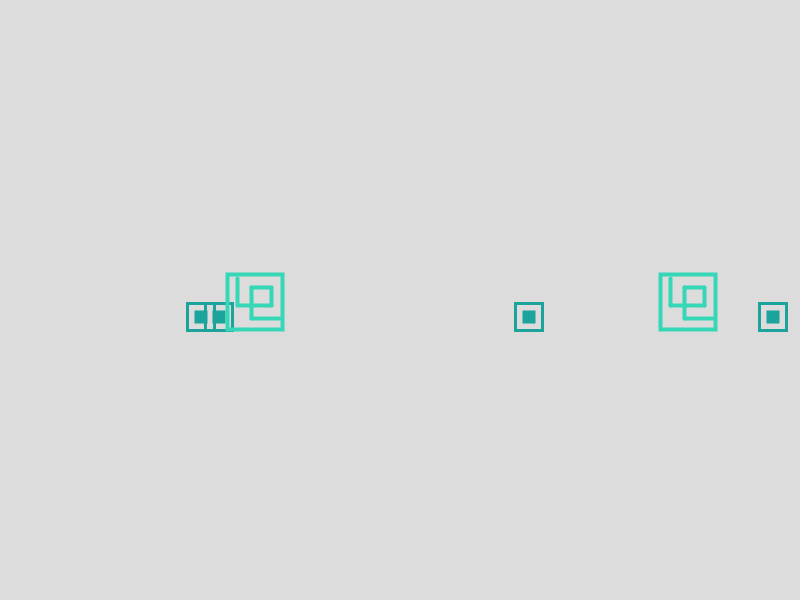
Frame 1 (no input)
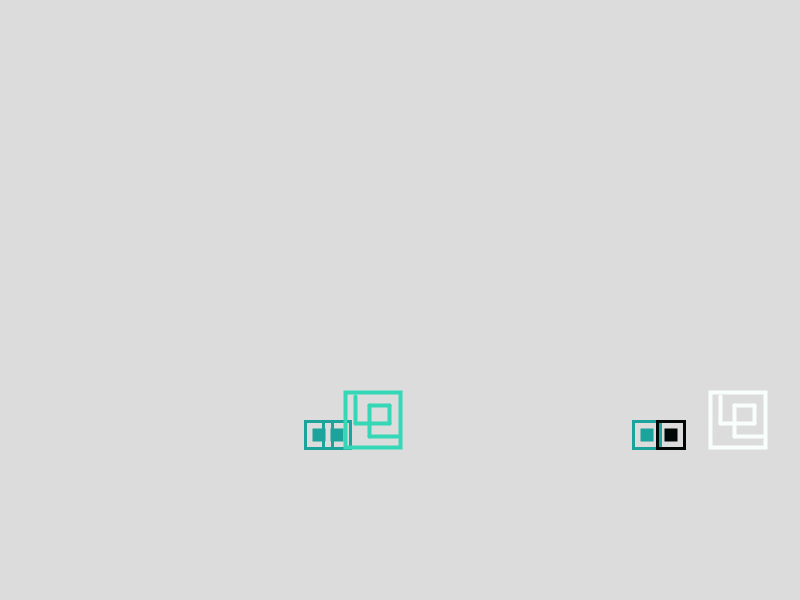
Frame 60 (the mouse pressed at the canvas centre just before this capture)
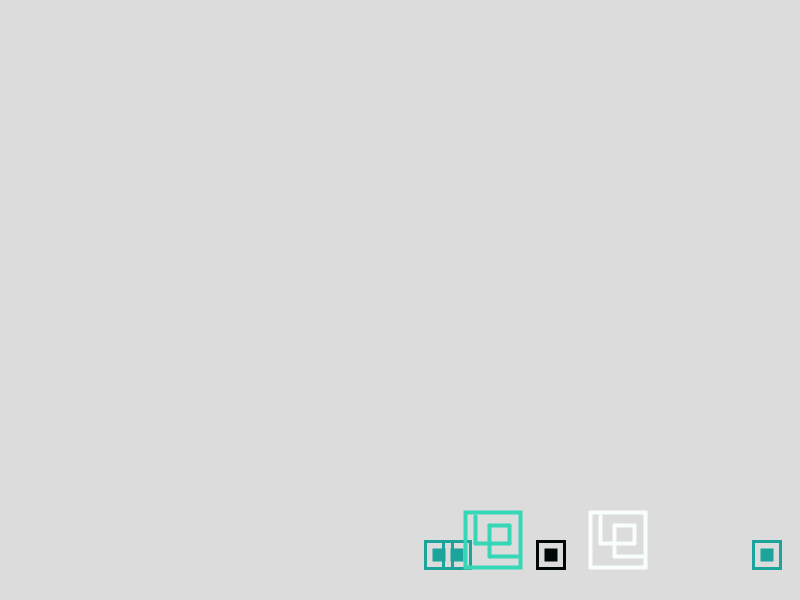
Frame 120 (the mouse held since frame 60 and released just before this capture)

The Processing sketch that drew these frames (run headless with seeded random() and noise(); from frame 60 on, the mouse is pressed at the canvas centre):

// Processing sketch: s07t00elenaerrazuriz
// ── s07t00elenaerrazuriz.pde
//Expresión Digital II - Diseño Digital - UDD - 2016
// M. Elena Errázuriz
//s07t00elenaerrazuriz

/*
El código muestra seis elementos, que rebotan de los
 bordes de la composición cíclicamente. Sus colores van variando luego de cada bote según las tonallidades en degradé
 de dos colores previamente elegidos y determinados por el lerpColor. El código está dividido en dos: la pantalla principal con el void setup y el void draw;
 y una pestaña adjunta, que tiene los elementos que son dibujados compuestos en un class. Éste último es llamado en la pestaña principal para ser dibujado.
 */

Elena[] o = new Elena[4];                                       //Definir array de 4 elementos de un class llamado Elena, con especificación de nombre 'o'
Elena[] p = new Elena[2];                                       //Definir array de 2 elementos de un class llamado Elena, con especificación de nombre 'p'

void setup() {

  size(800, 600);                                               //Tamaño del canvas
  for (int i = 0; i < o.length; i++) {                          //Definir el tamaño de alcance que tiene el array 'o' dentro del canvas
    o[i] = new Elena( (int)random(0, width));                   //Definir que la ellección de elementos dentro del array sean al azar
  }
  for (int j = 0; j < p.length; j ++) {                         //Definir el tamaño de alcance que tiene el array 'p' dentro del canvas
    p[j] = new Elena( (int)random(0, width));                   //Definir que la ellección de elementos dentro del array sean al azar
  }
}

void draw() {

  background(220);                                               //Determinar color de fondo del canvas
  for (int i = 0; i < o.length; i ++) {                          //Para cada valor que toma 'i', y que recorre todo el largo del canvas
    o[i].mover();                                                //va a leer y ejecutar la función de 'mover' dentro del class 'o'
    o[i].borde();                                                //va a leer y ejecutar la función de 'borde' dentro del class 'o'
    o[i].cuadradito(o[i].x + 10, o[i].y + 15);                   //va a leer y ejecutar la función de 'cuadradito' dentro del class 'o', pero alterando los valores previos de 'x' e 'y'
    o[i].cuadrado(o[i].x + 10, o[i].y + 15);                     //va a leer y ejecutar la función de 'cuadrado' dentro del class 'o', pero alterando los valores previos de 'x' e 'y'
  }
  for (int j = 0; j < p.length; j ++) {                          //Para cada valor que toma 'j', y que recorre todo el largo del canvas
    p[j].mover();                                                //va a leer y ejecutar la función de 'mover' dentro del class 'p'                                              
    p[j].borde();                                                //va a leer y ejecutar la función de 'borde' dentro del class 'p' 
    p[j].cGrande();                                              //va a leer y ejecutar la función de 'cGrande' dentro del class 'p' 
    p[j].espiral();                                              //va a leer y ejecutar la función de 'espiral' dentro del class 'p' 
  }
}
// ── Objeto.pde
/*
Ventana adjunta a la función principal. Acá se crea el class, que va a contener todas las variables, funciones, etc, de lo que se quiere dibujar.
La idea es usar la menor cantidad de líneas de código en la ventana general, y sólo cambiar valores específicos en ella cuando es realmente necesario
*/
class Elena {                                                     //Crear un class de un objeto llamado 'Elena'
  int x, y, a, d;                                                 //Declarar variables enteras
  int velx = 2;                                                   //Declarar variable velocidad eje x
  int vely = 2;                                                   //Declarar variable velocidad eje y
  float amt;                                                      //Declarar variable lerpColor

  color bl, ng, tu, sg, c1, c2;                                   //Declarar variables de color

/*
Segmento constructor del class, se escribe todo lo que se va a dibujar
*/
  Elena (int x) {                                                 //Dentro del objeto 'Elena', se van a dibujar los siguientes elementos
    rectMode(CENTER);                                             //Definir que todos los cuadrados se dibujen desde el centro
    d = 60;                                                       //Inicializar variable d
    this.x = x;                                                   //Inicializar variable x, que será afectada por la 'x' declarada en 'Elena' y a su vez por el valor que tome en el void draw
    a = 55;                                                       //Valor tamaño cuadrados
    y = height / 2;                                               //Inicializar variable y

    bl = color(255);                                              //Inicializar variable color
    ng = color(0);                                                //Inicializar variable color
    tu = color(54, 215, 183);                                     //Inicializar variable color
    sg = color(27, 163, 156);                                     //Inicializar variable color
    c1 = tu;                                                      //Inicializar variable color para lerpColor
    c2 = sg;                                                      //Inicializar variable color para lerpColor
  }


  void mover() {
    x += velx;                                                    //Avanzar espacios en x según la variable de velocidad
    y += vely;                                                    //Avanzar espacios en y según la variable de velocidad
  }

  void borde() {
    /*
  Colores en eje X y determinar el margen del canvas para que la figura rebote justo al bordey su velocidad
     */
    if (x > width - d / 2 || x < d / 2) {                         //Si x en las figuras cumple con las condiciones dadas
      velx *= -1;                                                 //la velocidad, cada vez que llega al final, se multiplica por '-', por lo que hace el recorrido de vuelta
      amt = map(x, 0, width, 0, 1);                               //Determinar el comportameinto de la función amt, con sus mínimos y máximos
      c1 = lerpColor(tu, bl, amt);                                //Determinar los dos colores en los cuales se hará el dergradé
      c2 = lerpColor(sg, ng, amt);                                //Determinar los dos colores en los cuales se hará el dergradé
    } 

    /*
  Colores en eje Y y determinar el margen del canvas para que la figura rebote justo al bordey su velocidad
     */
    if ( y > height - d / 2 || y < d / 2) {                       //Si y en las figuras cumple con las condiciones dadas
      vely *= -1;                                                 //la velocidad, cada vez que llega al final, se multiplica por '-', por lo que hace el recorrido de vuelta
      amt = map(x, 0, width, 0, 1);                               //Determinar el comportameinto de la función amt, con sus mínimos y máximos
      c1 = lerpColor(tu, bl, amt);                                //Determinar los dos colores en los cuales se hará el dergradé
      c2 = lerpColor(sg, ng, amt);                                //Determinar los dos colores en los cuales se hará el dergradé
    }
  }

  void cuadradito(int x, int y) {                                 //Función de nombre cuadradito, con dos variables  

    fill(c2);                                                     //función c2 para lerpColor como relleno
    noStroke();                                                   //Figuras sin líneas
    rect(x, y, a / 4, a / 4);                                     //Coordenadas de posición y tamaño para el cuadrado
  }

  void cuadrado(int x, int y) {                                   //Función de nombre cuadrado, con dos variables  

    noFill();                                                     //Figuras sin relleno
    stroke(c2);                                                   //Línea como c2 para la figura
    strokeWeight(3);                                              //con un grosor de 3px
    rect(x, y, a / 2, a / 2);                                     //Coordenadas de posición y tamaño para el cuadrado
  }

  void cGrande() {                                                //Función de nombre cGrande

    strokeWeight(4);                                              //Grosor de la línea de 4px      
    noFill();                                                     //Figuras sin relleno
    stroke(c1);                                                   //Color c1 según la función lerpColor para las líneas de la figura
    rect(x, y, a, a);                                             //Coordenadas y tamaño para el cuadrado
  }

  void espiral() {                                                //Función de nombre espiral

    stroke(c1);                                                   //Color c1 de la línea
    strokeWeight(4);                                              //Grosor de la línea de 4px
    line(x - 4, y + 16, x + 24, y + 16);                          //Línea horizontal conectada al lado derecho del cuadrado
    line(x - 4, y + 16, x - 4, y - 15);                           //Línea vertical originada de la anterior                    
    line(x - 4, y - 15, x + 16, y - 15);                          //Línea horizontal originada de la anterior vertical                      
    line(x + 16, y - 15, x + 16, y + 3);                          //Línea vertical                   
    line(x + 16, y + 3, x - 18, y + 3);                           //Línea horizontal final, interior del espiral
    line(x - 18, y + 3, x - 18, y - 24);                          //Líena vertical hacia arriba, hasta llegar al borde superior del cuadrado
  }
}
